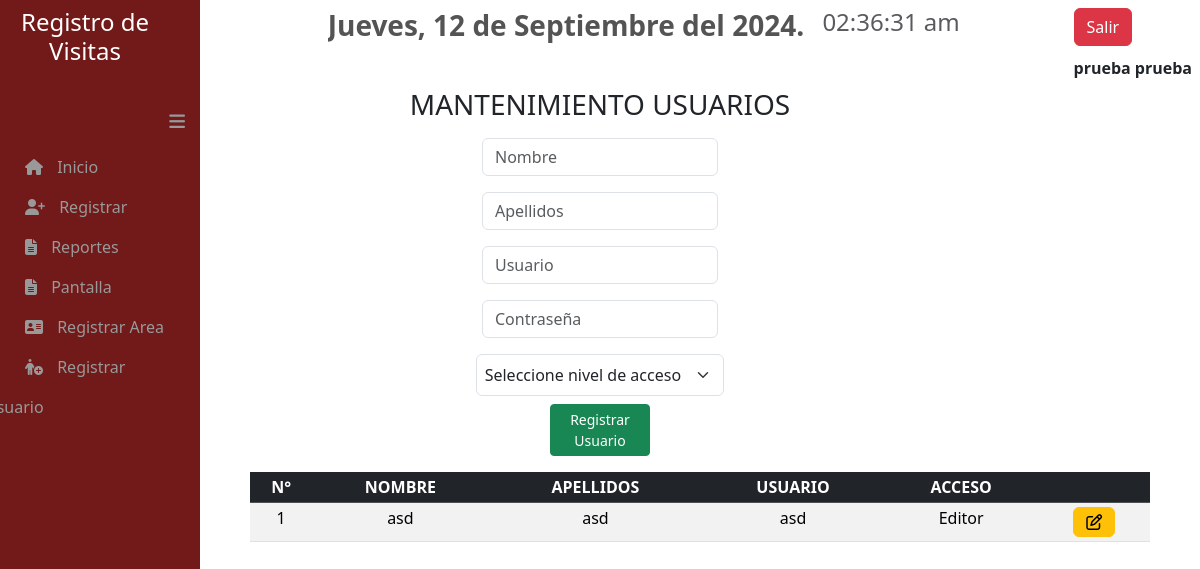
Before: /Vista/usuario.php (signed in) with the older database file.
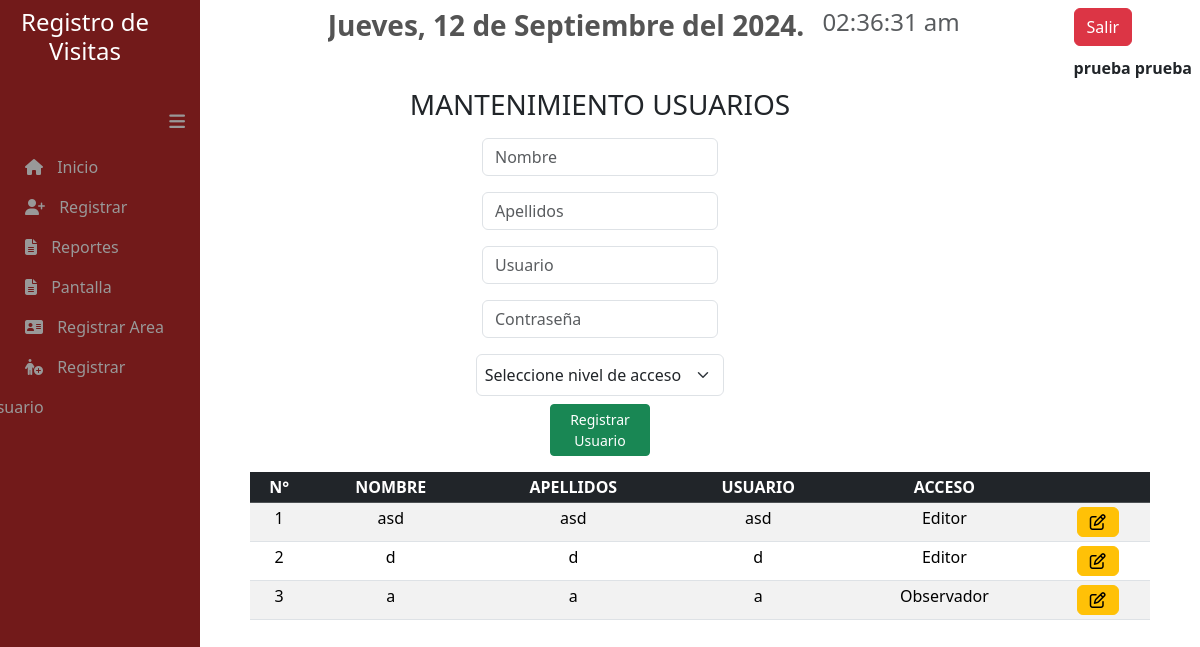
After: the same page with the newer database file.
### tables this page shows
CREATE TABLE IF NOT EXISTS `usuarios` (
  `id` int(11) NOT NULL,
  `nombre` varchar(255) NOT NULL,
  `apellidos` varchar(255) NOT NULL,
  `usuario` varchar(255) NOT NULL,
  `contra` varchar(255) NOT NULL,
  `nivel` int(5) NOT NULL
);

### Modelo/conexion.php (called while the page is built, shortened)
<?php
class conectar
{
	private $miConexion;
	function __construct()
	{
		$this->servername = "localhost";
		$this->database = "registro_visitas";
		$this->username = "root";
		$this->password = "";
		$this->host = "3306";
		$this->miConexion = new mysqli($this->servername, $this->username, $this->password, $this->database, $this->host);
	}
	function Ejecutar_Consulta($strQuery)
	{
		$resultado = $this->miConexion->query($strQuery);
		return $resultado;
	}
}

### Modelo/M_usuario.php (called while the page is built, shortened)
<?php
require_once 'conexion.php';
class M_usuario
{
    function traer_usuario(){
        $query="select * from usuarios where nivel !=1";
        $conn = new conectar();
        $resultado = $conn->Ejecutar_Consulta($query);
        return $resultado;
    }
}

### Vista/usuario.php (the view, shortened to what this page needs)
<?php
include "../Vista/menu.php";
require_once '../Modelo/M_usuario.php';
?>
<html>
<head>
    <link href="https://cdn.jsdelivr.net/npm/bootstrap@5.3.3/dist/css/bootstrap.min.css" rel="stylesheet"
>
</head>
<body>
    <center><h3>MANTENIMIENTO USUARIOS</h3></center>
    <form action="../Controlador/C_agregar_usuario.php" method="POST">
        <div>
            <div class="d-grid gap-2  mx-auto p-2" style="width:21%">
                <input type="text" class="form-control " name="nombre_usuario" id="nombre_usuario" placeholder="Nombre"
                    required>
            </div>
            <div class="d-grid gap-2  mx-auto p-2" style="width:21%">
                <input type="text" class="form-control " name="apellido_usuario" id="apellido_usuario"
                    placeholder="Apellidos" required>
            </div>
            <div class="d-grid gap-2  mx-auto p-2" style="width:21%">
                <input type="text" class="form-control " name="usuario" id="usuario" placeholder="Usuario" required>
            </div>
            <div class="d-grid gap-2  mx-auto p-2" style="width:21%">
                <input type="text" class="form-control " name="contra" id="contra" placeholder="Contraseña" required>
            </div>
            <div class="mx-auto p-2">
                <select class="form-select mx-auto p-2" style="width:21%" name="nivel" id="nivel" required>
                    <option selected value="" disabled>Seleccione nivel de acceso</option>
                </select>
            </div>
        </div>
        <div class="d-grid gap-2 col-1 mx-auto">
            <button type="submit" class="btn btn-success btn-sm" name="btn_guardar" id="btn_guardar"
                value="ok">Registrar Usuario</button>
        </div>
    </form>
    <div style="margin-left:250px;margin-right:50px;">
        <table class="table table-striped table-hover table-sm" id="mitabla">
            <thead class="table-dark">
                <tr>
                    <th scope="col" style="width: fit-content">
                        <center>N°</center>
                    </th>
                    <th scope="col" style="width: fit-content">
                        <center>NOMBRE</center>
                    </th>
                    <th scope="col" style="width: fit-content">
                        <center>APELLIDOS</center>
                    </th>
                    <th scope="col" style="width: fit-content">
                        <center>USUARIO</center>
                    </th>
                    <th scope="col" style="width: fit-content">
                        <center>ACCESO</center>
                    </th>
                    <th></th>
                </tr>
            </thead>
            <tbody>
                <?php
                $consulta = new M_usuario();
                $resultado = $consulta->traer_usuario();
                $num = 1;
                while ($datos = $resultado->fetch_object()) { ?>
                    <tr>
                        <td style="width: fit-content">
                            <center><?php echo $num; ?></center>
                        </td>
                        <td style="width: fit-content">
                            <center><?php echo $datos->nombre; ?></center>
                        </td>
                        <td style="width: fit-content">
                            <center><?php echo $datos->apellidos; ?></center>
                        </td>
                        <td style="width: fit-content">
                            <center><?php echo $datos->usuario; ?></center>
                        </td>
                        <td style="width: fit-content">
                            <center>
                                <?php
                                if($datos->nivel == 2){
                                    echo "Editor";
                                }elseif($datos->nivel == 3){
                                    echo "Observador";
                                }
                                ?>
                            </center>
                        </td>
                        <td style="width: fit-content;">
                            <center> <a href="editar.php?id=<?php echo $datos->id ?>" class="btn btn-small btn-warning"
                                    title="Editar"><i class="fa-regular fa-pen-to-square"></i></a>
                            </center>
                        </td>
                    </tr>
                    <?php $num = $num + 1;
                } ?>
            </tbody>
        </table>
    </div>
</body>

### Vista/menu.php (shortened to what this page needs)
<html>
<head>
  <link href="https://cdn.jsdelivr.net/npm/bootstrap@5.3.3/dist/css/bootstrap.min.css" rel="stylesheet"
>
  <link href="https://cdn.datatables.net/2.1.3/css/dataTables.bootstrap4.min.css" rel="stylesheet">
  <link href="https://cdn.datatables.net/autofill/2.7.0/css/autoFill.bootstrap4.css" rel="stylesheet">
  <link href="https://cdn.datatables.net/buttons/3.1.1/css/buttons.bootstrap4.min.css" rel="stylesheet">
  <link href="../CSS/menu.css" rel="stylesheet">
</head>
<?php
$numero_dia = date('N');
$dia = date('d');
$mes = date('m');
$año = date('Y');
$nombre_mes = array(
  '01' => 'Enero',
  '02' => 'Febrero',
  '03' => 'Marzo',
  '04' => 'Abril',
  '05' => 'Mayo',
  '06' => 'Junio',
  '07' => 'Julio',
  '08' => 'Agosto',
  '09' => 'Septiembre',
  '10' => 'Octubre',
  '11' => 'Noviembre',
  '12' => 'Diciembre'
);
$dias_semana = [
  '',
  'Lunes',
  'Martes',
  'Miercoles',
  'Jueves',
  'Viernes',
  'Sabado',
  'Domingo',
];
$fecha = $dias_semana[$numero_dia] . ', ' . $dia . ' de ' . $nombre_mes[$mes] . ' del ' . $año . '.';
?>
<body>
  <div class="justify-content-between d-flex ">
    <div id="wrapper">
      <div id="sidebar-wrapper">
        <ul class="sidebar-nav" style="margin-left:5px;">
          <h4 class="text-white text-center p-2">Registro de Visitas</h4>
          <li class="sidebar-brand">
            <a id="menu-toggle" style="margin-top:20px;float:right;" title="Ocultar Menu"> <i class="fa fa-bars"></i>
          </li>
          <li>
            <a href="inicio.php"><i class="fa-sharp-duotone fa-solid fa-house" aria-hidden="true"> </i> <span
                style="margin-left:10px;">Inicio</span> </a>
          </li>
          <li>
            <a href="registrar.php"> <i class="fa-solid fa-user-plus" aria-hidden="true"></i> <span
                style="margin-left:10px;">
                Registrar</span> </a>
          </li>
          <li>
            <a href="reportes.php"> <i class="fa-solid fa-file-lines" aria-hidden="true"></i> <span
                style="margin-left:10px;">
                Reportes</span> </a>
          </li>
          <li>
            <a href="pantalla.php"> <i class="fa-solid fa-file-lines" aria-hidden="true"></i> <span
                style="margin-left:10px;">
                Pantalla</span> </a>
          </li>
          <div>
            <li>
              <?php if ($_SESSION['nivel'] == '1') { ?>
                <a href="area.php"><i class="fa-duotone fa-solid fa-address-card"></i><span style="margin-left:10px;">
                    Registrar Area</span></a>
                    <a href="usuario.php"><i class="fa-solid fa-person-circle-plus"></i><span style="margin-left:10px;">
                    Registrar Usuario</span></a>
              <?php } ?>
            </li>
          </div>
        </ul>
      </div>
    </div>
    <b>
      <div class="d-flex justify-content-between p-2" style="width: 650px;">
        <div><h3><input class="border border-0 fw-bold bg-transparent" style="width: 480px;" value="<?php echo $fecha ?>"
            disabled></input></h3>
        </div>
        <div>
          <h4><label class="fw-blod opacity-75" id="hora_visitante" name="hora_visitante">
          </label></h4>
        </div>
      </div>
    </b>
    <div class="p-2">
      <div><a type="button" class="btn btn-danger" href="../Controlador/C_cerrar_session.php">Salir</a></div>
      <div style="margin-top: 10px;">
        <?php echo "<strong>" . $_SESSION['nombre'] . " " . $_SESSION['apellidos'] . "</strong>"; ?></div>
    </div>
  </div>
</body>
</html>

### CSS/menu.css (style rules this page uses)
body { overflow-x: hidden; }
#wrapper { padding-left: 0; -webkit-transition: all 0.6s ease; -moz-transition: all 0.6s ease; -o-transition: all 0.6s ease; transition: all 0.6s ease; }
#sidebar-wrapper { z-index: 1000; position: fixed; left: 250px; width: 0; height: 100%; margin-left: -250px; overflow-y: auto; background-color:#721a1a !Important; -webkit-transition: all 0.5s ease; -moz-transition: all 0.5s ease; -o-transition: all 0.5s ease; transition: all 0.5s ease; }
.sidebar-nav { position: absolute; top: 0; right:15px; width: 200px; margin: 0; padding: 0; list-style: none; }
.sidebar-nav li { text-indent: 20px; line-height: 40px; }
.sidebar-nav li i { text-indent: 20px; line-height: 40px; color: #999999; }
.sidebar-nav li a { display: block; text-decoration: none; color: #999999; cursor: pointer; }
.sidebar-nav > .sidebar-brand { height: 65px; font-size: 18px; line-height: 60px; }
.sidebar-nav > .sidebar-brand a { color: #999999; }
@media (min-width:768px) { #wrapper { padding-left: 220px; } }
@media (min-width:768px) { #sidebar-wrapper { width: 200px; } }

Changed rows visible on the page:
added usuarios: nombre "d", apellidos "d", usuario "d", nivel "Editor"
added usuarios: nombre "a", apellidos "a", usuario "a", nivel "Observador"
